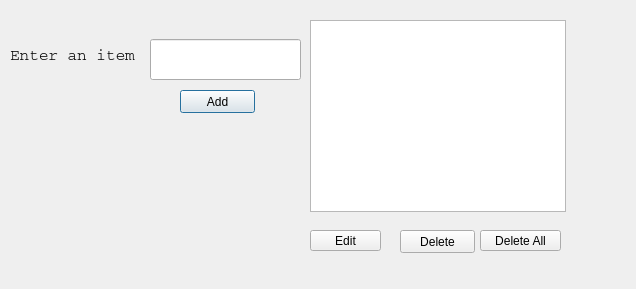
<?xml version="1.0" encoding="UTF-8"?>
<ui version="4.0">
 <class>Dialog</class>
 <widget class="QDialog" name="Dialog">
  <property name="geometry">
   <rect>
    <x>0</x>
    <y>0</y>
    <width>636</width>
    <height>289</height>
   </rect>
  </property>
  <property name="windowTitle">
   <string>Dialog</string>
  </property>
  <widget class="QLabel" name="label">
   <property name="geometry">
    <rect>
     <x>10</x>
     <y>40</y>
     <width>141</width>
     <height>31</height>
    </rect>
   </property>
   <property name="font">
    <font>
     <family>Courier</family>
     <pointsize>12</pointsize>
    </font>
   </property>
   <property name="text">
    <string>Enter an item</string>
   </property>
  </widget>
  <widget class="QLineEdit" name="lineEdit">
   <property name="geometry">
    <rect>
     <x>150</x>
     <y>39</y>
     <width>151</width>
     <height>41</height>
    </rect>
   </property>
  </widget>
  <widget class="QPushButton" name="pushButtonAdd">
   <property name="geometry">
    <rect>
     <x>180</x>
     <y>90</y>
     <width>75</width>
     <height>23</height>
    </rect>
   </property>
   <property name="text">
    <string>Add</string>
   </property>
  </widget>
  <widget class="QPushButton" name="pushButtonEdit">
   <property name="geometry">
    <rect>
     <x>310</x>
     <y>230</y>
     <width>71</width>
     <height>21</height>
    </rect>
   </property>
   <property name="text">
    <string>Edit</string>
   </property>
  </widget>
  <widget class="QPushButton" name="pushButtonDelete">
   <property name="geometry">
    <rect>
     <x>400</x>
     <y>230</y>
     <width>75</width>
     <height>23</height>
    </rect>
   </property>
   <property name="text">
    <string>Delete</string>
   </property>
  </widget>
  <widget class="QPushButton" name="pushButtonDeleteAll">
   <property name="geometry">
    <rect>
     <x>480</x>
     <y>230</y>
     <width>81</width>
     <height>21</height>
    </rect>
   </property>
   <property name="text">
    <string>Delete All</string>
   </property>
  </widget>
  <widget class="QListWidget" name="listWidget">
   <property name="geometry">
    <rect>
     <x>310</x>
     <y>20</y>
     <width>256</width>
     <height>192</height>
    </rect>
   </property>
  </widget>
 </widget>
 <resources/>
 <connections/>
</ui>
